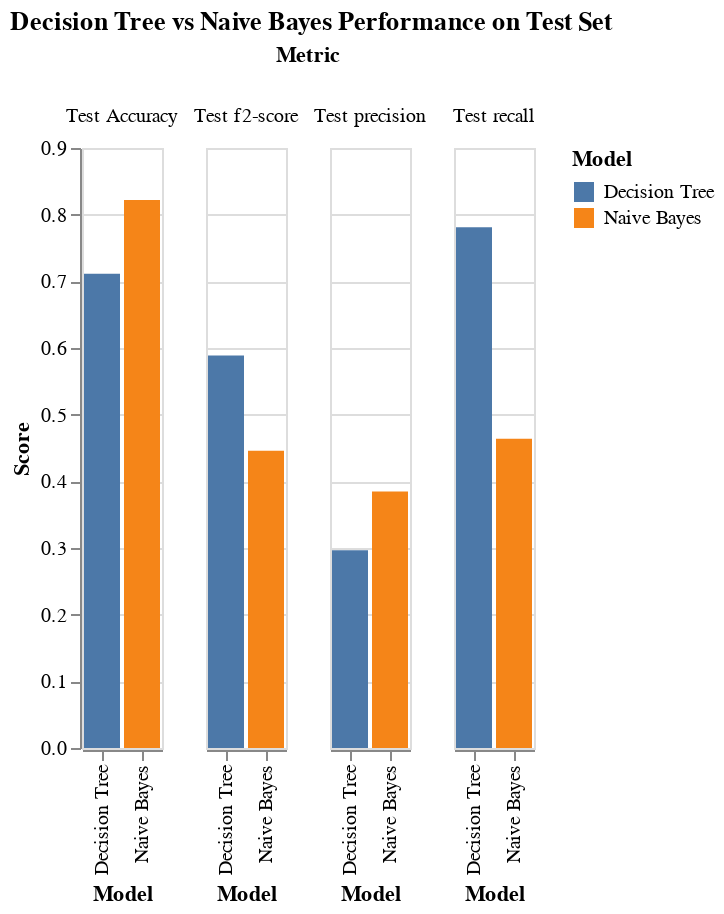

Source (notebook cell):
### Markdown cell above
### Result Visualizations

### Code cell
score_melt = score_df.melt(id_vars='Model', var_name='Metric', value_name='Score')

alt.Chart(score_melt).mark_bar().encode(
    x='Model:N',
    y='Score:Q',
    color='Model:N',
    column='Metric:N'
).properties(
    title='Decision Tree vs Naive Bayes Performance on Test Set'
)

### Figure 1 — Vega specification as saved in the notebook (floating-point values rounded to 4 significant figures)
{"$schema": "https://vega.github.io/schema/vega/v5.json", "data": [{"name": "source_0", "values": [{"Model": "Decision Tree", "Metric": "Test Accuracy", "Score": 0.7113, "Score_start": 0.0, "Score_end": 0.7113}, {"Model": "Naive Bayes", "Metric": "Test Accuracy", "Score": 0.822, "Score_start": 0.0, "Score_end": 0.822}, {"Model": "Decision Tree", "Metric": "Test f2-score", "Score": 0.5887, "Score_start": 0.0, "Score_end": 0.5887}, {"Model": "Naive Bayes", "Metric": "Test f2-score", "Score": 0.4457, "Score_start": 0.0, "Score_end": 0.4457}, {"Model": "Decision Tree", "Metric": "Test recall", "Score": 0.7811, "Score_start": 0.0, "Score_end": 0.7811}, {"Model": "Naive Bayes", "Metric": "Test recall", "Score": 0.464, "Score_start": 0.0, "Score_end": 0.464}, {"Model": "Decision Tree", "Metric": "Test precision", "Score": 0.2965, "Score_start": 0.0, "Score_end": 0.2965}, {"Model": "Naive Bayes", "Metric": "Test precision", "Score": 0.3849, "Score_start": 0.0, "Score_end": 0.3849}]}, {"name": "column_domain", "values": [{"Metric": "Test Accuracy", "count": 2}, {"Metric": "Test f2-score", "count": 2}, {"Metric": "Test recall", "count": 2}, {"Metric": "Test precision", "count": 2}]}, {"name": "source_0_x_domain_Model", "values": [{"Model": "Decision Tree"}, {"Model": "Naive Bayes"}]}, {"name": "source_0_color_domain_Model", "values": [{"Model": "Decision Tree"}, {"Model": "Naive Bayes"}]}], "signals": [{"name": "x_step", "value": 20}, {"name": "child_width", "update": "bandspace(domain('x').length, 0.1, 0.05) * x_step"}, {"name": "child_height", "value": 300}], "marks": [{"type": "group", "name": "column-title", "title": {"text": "Metric", "offset": 10, "style": "guide-title"}, "role": "column-title"}, {"type": "group", "name": "row_header", "encode": {"update": {"height": {"signal": "child_height"}}}, "axes": [{"scale": "y", "title": "Score", "labelOverlap": true, "zindex": 0, "orient": "left", "grid": false, "tickCount": {"signal": "ceil(child_height/40)"}}], "role": "row-header"}, {"type": "group", "name": "column_header", "from": {"data": "column_domain"}, "sort": {"field": "datum[\"Metric\"]", "order": "ascending"}, "encode": {"update": {"width": {"signal": "child_width"}}}, "title": {"text": {"signal": "isValid(parent[\"Metric\"]) ? parent[\"Metric\"] : \"\"+parent[\"Metric\"]"}, "offset": 10, "frame": "group", "style": "guide-label"}, "role": "column-header"}, {"type": "group", "name": "column_footer", "from": {"data": "column_domain"}, "sort": {"field": "datum[\"Metric\"]", "order": "ascending"}, "encode": {"update": {"width": {"signal": "child_width"}}}, "axes": [{"scale": "x", "zindex": 0, "title": "Model", "labelBaseline": "middle", "labelAlign": "right", "grid": false, "orient": "bottom", "labelAngle": 270}], "role": "column-footer"}, {"type": "group", "name": "cell", "from": {"facet": {"data": "source_0", "name": "facet", "groupby": ["Metric"]}}, "sort": {"field": ["datum[\"Metric\"]"], "order": ["ascending"]}, "encode": {"update": {"width": {"signal": "child_width"}, "height": {"signal": "child_height"}}}, "marks": [{"type": "rect", "name": "child_marks", "from": {"data": "facet"}, "encode": {"update": {"description": {"signal": "\"Model: \" + (isValid(datum[\"Model\"]) ? datum[\"Model\"] : \"\"+datum[\"Model\"]) + \"; Score: \" + (format(datum[\"Score\"], \"\"))"}, "fill": {"field": "Model", "scale": "color"}, "x": {"field": "Model", "scale": "x"}, "y": {"field": "Score_end", "scale": "y"}, "y2": {"field": "Score_start", "scale": "y"}, "ariaRoleDescription": {"value": "bar"}, "width": {"signal": "max(0.25, bandwidth('x'))"}}}, "style": ["bar"]}], "axes": [{"scale": "y", "ticks": false, "zindex": 0, "domain": false, "gridScale": "x", "orient": "left", "tickCount": {"signal": "ceil(child_height/40)"}, "labels": false, "maxExtent": 0, "minExtent": 0, "grid": true, "aria": false}], "style": "cell"}], "scales": [{"name": "x", "type": "band", "domain": {"data": "source_0_x_domain_Model", "field": "Model", "sort": true}, "range": {"step": {"signal": "x_step"}}, "paddingInner": 0.1, "paddingOuter": 0.05}, {"name": "y", "type": "linear", "domain": {"data": "source_0", "fields": ["Score_start", "Score_end"]}, "range": [{"signal": "child_height"}, 0], "zero": true, "nice": true}, {"name": "color", "type": "ordinal", "domain": {"data": "source_0_color_domain_Model", "field": "Model", "sort": true}, "range": "category"}], "title": {"text": "Decision Tree vs Naive Bayes Performance on Test Set", "anchor": "start"}, "background": "white", "padding": 5, "legends": [{"fill": "color", "symbolType": "square", "title": "Model"}], "layout": {"padding": 20, "offset": {"columnTitle": 10}, "columns": {"signal": "length(data('column_domain'))"}, "bounds": "full", "align": "all"}}
